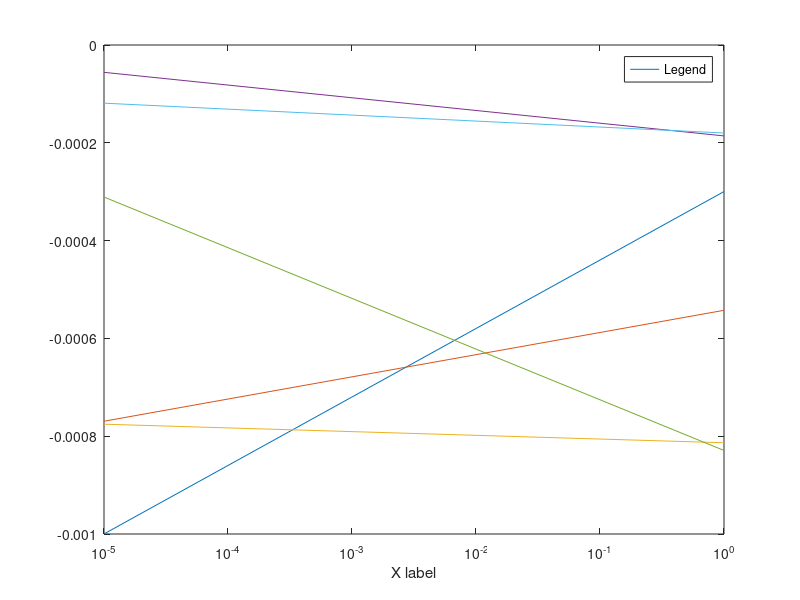

This chart was generated by the following MATLAB code: (Note: this script raises an error after producing the figure.)
hfig = figure;
set(hfig,'NumberTitle','off','Name','test18','units','centimeters');
hpos = get(hfig,'position');
set(hfig,'position',[hpos(1:2),6,5]);
plot([1e-5 1],-1e-3*rand(2,6));
set(gca,'xtick',[1e-5 1e-4 1e-3 1e-2 1e-1 1],'xscale','log');
xlabel('X label');
legend('Legend');
matlabfrag('graphics/test18-fig1','unaryminus','normal');
matlabfrag('graphics/test18-fig2','unaryminus','short');